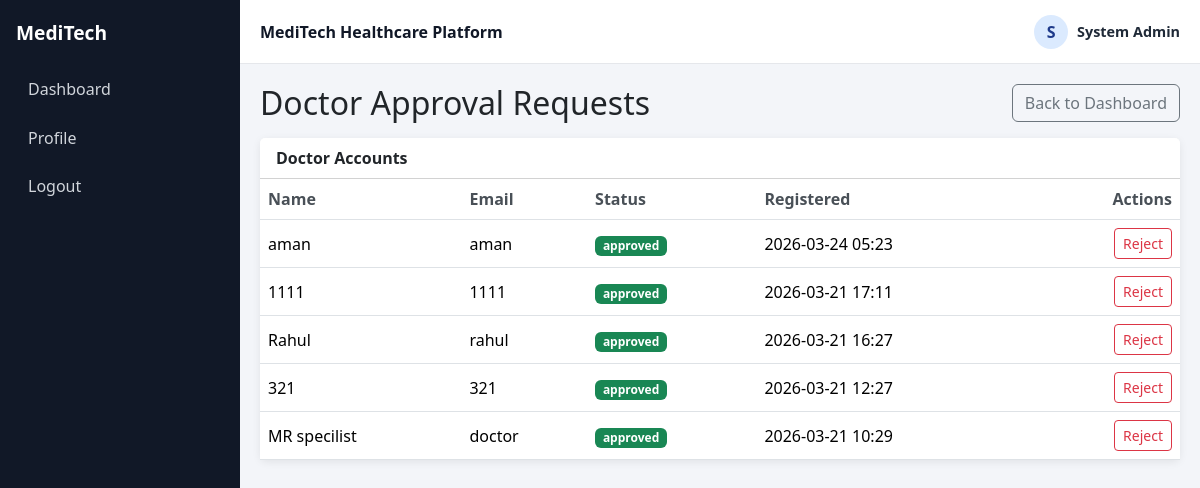
Page /admin/doctors (signed in) on the committed database.
### models.py (models this page shows)
class User(UserMixin, db.Model):
    __tablename__ = "users"
    id = db.Column(db.Integer, primary_key=True)
    full_name = db.Column(db.String(120), nullable=False)
    email = db.Column(db.String(120), unique=True, nullable=False)
    password_hash = db.Column(db.String(255), nullable=False)
    profile_image = db.Column(db.String(255), nullable=True)
    role = db.Column(db.String(20), nullable=False)  # patient | doctor | admin
    doctor_status = db.Column(
        db.String(20),
        nullable=False,
        default="approved",
    )  # approved | pending | rejected
    created_at = db.Column(db.DateTime, nullable=False, default=datetime.utcnow)
    patient_appointments = db.relationship(
        "Appointment",
        foreign_keys="Appointment.patient_id",
        backref="patient",
        lazy=True,
    )
    doctor_appointments = db.relationship(
        "Appointment",
        foreign_keys="Appointment.doctor_id",
        backref="doctor",
        lazy=True,
    )

### routes/admin.py (the view)
@admin_bp.route("/doctors")
@login_required
def doctor_approvals():
    if current_user.role != "admin":
        flash("Access denied: Admin account required.", "danger")
        return redirect(url_for("home"))
    doctors = User.query.filter_by(role="doctor").order_by(User.created_at.desc()).all()
    return render_template("admin/doctors.html", doctors=doctors)

### templates/admin/doctors.html (shortened to what this page needs)
{% extends "base.html" %}
{% block content %}
<div class="d-flex justify-content-between align-items-center mb-3">
    <h2 class="mb-0">Doctor Approval Requests</h2>
    <a class="btn btn-outline-secondary" href="{{ url_for('admin.dashboard') }}">Back to Dashboard</a>
</div>
<div class="card dashboard-card">
    <div class="card-header bg-white">
        <strong>Doctor Accounts</strong>
    </div>
    <div class="table-responsive">
        <table class="table table-hover mb-0 align-middle">
            <thead>
                <tr>
                    <th>Name</th>
                    <th>Email</th>
                    <th>Status</th>
                    <th>Registered</th>
                    <th class="text-end">Actions</th>
                </tr>
            </thead>
            <tbody>
                {% for doctor in doctors %}
                <tr>
                    <td>{{ doctor.full_name }}</td>
                    <td>{{ doctor.email }}</td>
                    <td>
                        {% if doctor.doctor_status == "approved" %}
                            <span class="badge text-bg-success">approved</span>
                        {% elif doctor.doctor_status == "pending" %}
                            <span class="badge text-bg-warning">pending</span>
                        {% else %}
                            <span class="badge text-bg-danger">rejected</span>
                        {% endif %}
                    </td>
                    <td>{{ doctor.created_at.strftime('%Y-%m-%d %H:%M') }}</td>
                    <td class="text-end">
                        <div class="d-inline-flex gap-2">
                            {% if doctor.doctor_status == "approved" %}
                                <form method="post" action="{{ url_for('admin.reject_doctor', doctor_id=doctor.id) }}">
                                    <button class="btn btn-sm btn-outline-danger" type="submit">Reject</button>
                                </form>
                            {% else %}
                                <form method="post" action="{{ url_for('admin.approve_doctor', doctor_id=doctor.id) }}">
                                    <button class="btn btn-sm btn-success" type="submit">Approve</button>
                                </form>
                            {% endif %}
                        </div>
                    </td>
                </tr>
                {% else %}
                <tr>
                    <td colspan="5" class="text-center py-4 text-muted">No doctor records found.</td>
                </tr>
                {% endfor %}
            </tbody>
        </table>
    </div>
</div>
{% endblock %}

### templates/base.html (shortened to what this page needs)
<!doctype html>
<html lang="en">
<head>
    <link href="https://cdn.jsdelivr.net/npm/bootstrap@5.3.3/dist/css/bootstrap.min.css" rel="stylesheet">
    <link rel="stylesheet" href="{{ url_for('static', filename='css/style.css') }}">
</head>
<body>
{% if current_user.is_authenticated %}
    {% if current_user.role == 'doctor' %}
        {% set dashboard_url = url_for('doctor.dashboard') %}
    {% elif current_user.role == 'patient' %}
        {% set dashboard_url = url_for('patient.dashboard') %}
    {% elif current_user.role == 'admin' %}
        {% set dashboard_url = url_for('admin.dashboard') %}
    {% else %}
        {% set dashboard_url = url_for('dashboard') %}
    {% endif %}
    <div class="app-shell">
        <aside id="appSidebar" class="app-sidebar">
            <div class="sidebar-brand">MediTech</div>
            <nav class="sidebar-nav">
                <a class="sidebar-link" href="{{ dashboard_url }}">Dashboard</a>
                <a class="sidebar-link" href="{{ url_for('profile.profile') }}">Profile</a>
                <a class="sidebar-link" href="{{ url_for('auth.logout') }}">Logout</a>
            </nav>
        </aside>
        <div class="app-content-wrap">
            <header class="app-topbar">
                <div class="d-flex align-items-center gap-2">
                    <div class="app-name">MediTech Healthcare Platform</div>
                </div>
                <a class="profile-chip" href="{{ url_for('profile.profile') }}">
                    {% if current_user.profile_image %}
                        <img src="{{ url_for('static', filename=current_user.profile_image) }}" alt="Profile" class="profile-chip-image">
                    {% else %}
                        <span class="profile-chip-fallback">{{ current_user.full_name[:1]|upper }}</span>
                    {% endif %}
                    <span class="profile-chip-name">{{ current_user.full_name }}</span>
                </a>
            </header>
            <main class="app-main">
{% endif %}
    {% block content %}{% endblock %}
</main>
{% if current_user.is_authenticated %}
        </div>
    </div>
{% endif %}
</body>
</html>

### static/css/style.css (style rules this page uses)
body { background-color: #f8f9fa; }
.app-shell { display: flex; min-height: 100vh; background: #f3f5f9; }
.app-sidebar { width: 240px; background: #111827; color: #fff; padding: 1.2rem 1rem; position: sticky; top: 0; height: 100vh; }
.sidebar-brand { font-weight: 700; font-size: 1.2rem; margin-bottom: 1.25rem; }
.sidebar-nav { display: flex; flex-direction: column; gap: 0.45rem; }
.sidebar-link { text-decoration: none; color: #d1d5db; border-radius: 0.6rem; padding: 0.55rem 0.75rem; transition: background-color 0.2s ease; }
.app-content-wrap { flex: 1; display: flex; flex-direction: column; min-width: 0; }
.app-topbar { height: 64px; background: #fff; border-bottom: 1px solid #e5e7eb; display: flex; align-items: center; justify-content: space-between; padding: 0 1.25rem; }
.app-name { font-weight: 700; color: #111827; }
.app-main { flex: 1; padding: 1.25rem; }
.profile-chip { display: inline-flex; align-items: center; gap: 0.55rem; text-decoration: none; color: #1f2937; }
.profile-chip-image, .profile-chip-fallback { width: 34px; height: 34px; border-radius: 50%; display: inline-flex; align-items: center; justify-content: center; object-fit: cover; }
.profile-chip-fallback { background: #dbeafe; color: #1e3a8a; font-weight: 700; }
.profile-chip-name { font-size: 0.9rem; font-weight: 600; }
.dashboard-card { border: 0; box-shadow: 0 0.125rem 0.5rem rgba(0, 0, 0, 0.08); }
.table thead th { font-weight: 600; color: #495057; border-bottom: 1px solid #dee2e6; }
.table td { vertical-align: middle; }

### rows in the picture
User: full_name "S", full_name "System Admin"
User: full_name "aman", email "aman", doctor_status "approved", created_at "2026-03-24 05:23"
User: full_name "1111", email "1111", doctor_status "approved", created_at "2026-03-21 17:11"
User: full_name "Rahul", email "rahul", doctor_status "approved", created_at "2026-03-21 16:27"
User: full_name "321", email "321", doctor_status "approved", created_at "2026-03-21 12:27"
User: full_name "MR specilist", email "doctor", doctor_status "approved", created_at "2026-03-21 10:29"
